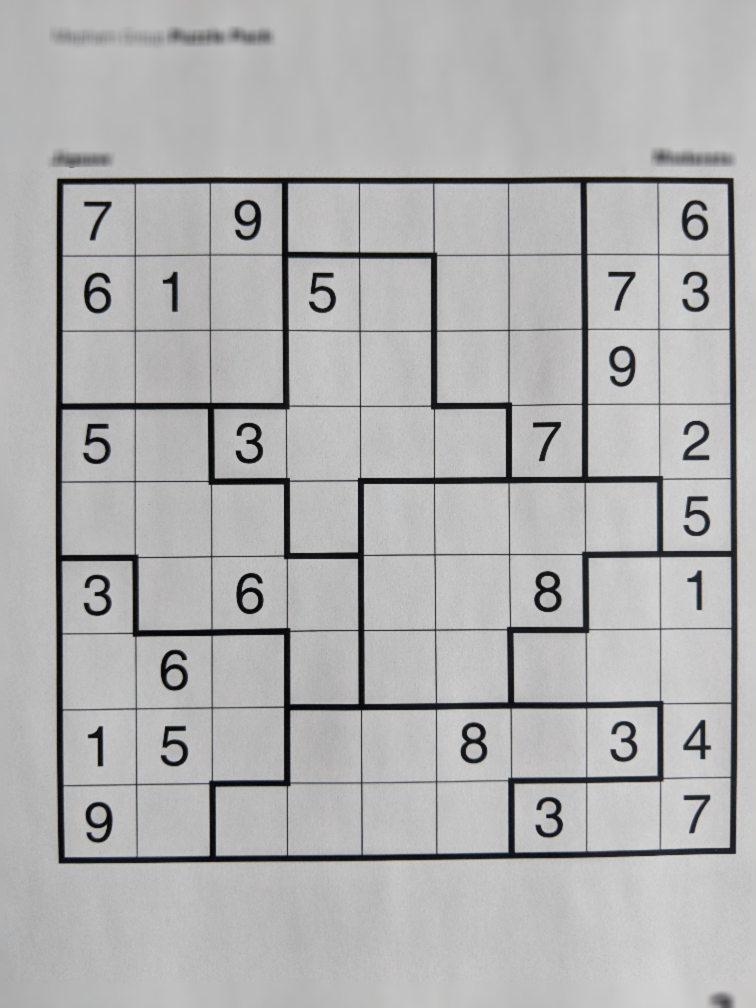
#> input picture datasets/train/jigsaw/24.jpg, 3024 x 4032 px, found by its file name (shown at 1/4 size)
$ python sudoku.py
#> lines starting #> are read from the running program, lines starting #| are printed output that depends on the picture; after the words box and inside, x2 and y2 are one past the last pixel; in counts of white or black regions, pixels touching at a corner belong together
import cv2
import numpy as np
import imutils

from os.path import join

from shapely.geometry import LineString, Point
from shapely import affinity

DEBUG_IMAGES = False


class Sudoku:
    def __init__(self):
        pass

    def resize_image(self, img, scale_percent=20):
        width = int(img.shape[1] * scale_percent / 100)
        height = int(img.shape[0] * scale_percent / 100)
        img = cv2.resize(img, (width, height), interpolation=cv2.INTER_CUBIC)
        return img

    def detect_lines(self, img, filter_non_black=True):
        gray = cv2.cvtColor(img, cv2.COLOR_BGR2GRAY)
        # edges = cv2.Canny(gray, 50, 200)
        edges = cv2.Canny(gray, 50, 200, apertureSize=3)

        if DEBUG_IMAGES:
            cv2.imshow('edges', edges)
            cv2.waitKey()

        # Remove edges for non-black regions
        if filter_non_black:
            lower_black = np.array([0, 0, 0])
            upper_black = np.array([100, 100, 100])
            black_ink_mask = cv2.inRange(img, lower_black, upper_black)
            kernel = np.ones((3, 3), np.uint8)
            black_ink_mask = cv2.dilate(black_ink_mask, kernel, iterations=3)
            edges[black_ink_mask == 0] = 0

        if DEBUG_IMAGES:
            cv2.imshow('black mask', black_ink_mask)
            cv2.waitKey()

        if DEBUG_IMAGES:
            cv2.imshow('filtered edges', edges)
            cv2.waitKey()

        kernel = np.ones((3, 3), np.uint8)
        edges = cv2.dilate(edges, kernel, iterations=3)
        # cv2.imshow('edges_dilate', edges)
        # cv2.waitKey(0)

        # kernel = np.ones((3,3),np.uint8)
        edges = cv2.erode(edges, kernel, iterations=3)
        # cv2.imshow('edges_erode', edges)
        # cv2.waitKey(0)

        lines = cv2.HoughLinesP(edges, rho=1, theta=np.pi/180, threshold=100,
                                minLineLength=300, maxLineGap=5)

        # Add Hough parameters to the detected lines
        hough_lines = []
        for line in lines:
            x1, y1, x2, y2 = line[0]
            theta = np.arctan2(y2 - y1, x1 - x2)
            theta_deg = np.rad2deg(theta)
            rho = x1 * np.sin(theta) + y1 * np.cos(theta)
            hough_lines.append([x1, y1, x2, y2, theta, theta_deg, rho])

        return hough_lines

    def merge_lines(self, lines):  # [x1, y1, x2, y2, theta, theta_deg, rho]
        # Sort lines by rho
        lines = sorted(lines, key=lambda line: line[-1])

        # print('\n\nSorted\n')
        # for line in lines:
        #     print(line)

        # Initialize all lines as ungrouped
        selected = np.zeros(len(lines), dtype=bool)

        grouped_lines = []

        # Group lines with similar rho and theta
        for it1, line1 in enumerate(lines):
            # Skip if line1 was already selected for merging
            if selected[it1]:
                continue

            # Create a new entry as a list of lines to be merged
            grouped_lines.append(np.empty((0, 7)))
            selected[it1] = True

            # Add current line as the first element in the new group
            grouped_lines[-1] = np.append(grouped_lines[-1], np.array([line1]), axis=0)

            for it2, line2 in enumerate(lines[it1+1:]):
                # Convert from relative to absolute index
                it2 = it1 + it2 + 1

                # Skip if line2 was already selected for merging
                if selected[it2]:
                    continue

                # Compare rho (must be closer than 5 pixels)
                if np.abs(line2[-1] - line1[-1]) > 5:
                    continue

                # Compare theta (must differ with at most 2 degrees)
                if np.abs(line2[-2] - line1[-2]) > 2:
                    continue

                # If all conditions are met, add line2 to the current group
                grouped_lines[-1] = np.append(grouped_lines[-1], np.array([line2]), axis=0)
                selected[it2] = True

        merged_lines = []

        for lines in grouped_lines:
            # Extract all points that represent ends of a segment
            points = np.vstack([lines[:, 0:2], lines[:, 2:4]])

            # Determine line orientation [0 - more horizontal, 1 - more vertical]
            rotation = lines[0, -2]  # theta_deg

            # Apply Q1 - Q3 and Q2 - Q4 equivallence
            if rotation > 90:
                rotation -= 180
            elif rotation < -90:
                rotation += 180

            if rotation <= 45 and rotation >= -45:  # Horizontal, pick leftmost and rightmost ends
                closest_axis = 0  # Ox
            elif rotation > 45 or rotation < -45:  # Vertical, pick uppermost and lowermost
                closest_axis = 1  # Oy

            # Find leftmost and rightmost points (or uppermost and lowermost)
            first_end_idx = points.argmin(axis=0)[closest_axis]
            second_end_idx = points.argmax(axis=0)[closest_axis]

            x1, y1 = points[first_end_idx]
            x2, y2 = points[second_end_idx]

            theta = np.arctan2(y2 - y1, x1 - x2)
            theta_deg = np.rad2deg(theta)
            rho = x1 * np.sin(theta) + y1 * np.cos(theta)
            merged_lines.append([x1, y1, x2, y2, theta, rotation, rho, closest_axis])

        return merged_lines

    def filter_lines(self, lines):
        # Remove lines that are not perpendicular on many other lines
        # Alternatively, remove lines outside the largest connected component
        filtered_lines = []
        intersection_points = []

        for it1, line1 in enumerate(lines):
            intersections = 0
            linestring1 = LineString([(line1[0], line1[1]), (line1[2], line1[3])])

            for it2, line2 in enumerate(lines):
                if it1 == it2:
                    continue

                # Skip if lines don't intersect
                linestring2 = LineString([(line2[0], line2[1]), (line2[2], line2[3])])
                if not linestring1.intersects(linestring2):
                    continue

                # Count intersections with perpendicular lines
                if np.abs(np.abs(line1[5] - line2[5]) % 180 - 90) < 3:  # theta_deg
                    intersections += 1

                # Save unique intersection points
                if it2 > it1:
                    intersection_points.append(linestring1.intersection(linestring2))

            # Keep line if it is perpendicular on many other lines
            if intersections > 3:
                filtered_lines.append(line1)

        return filtered_lines, intersection_points

    def determine_grid_rotation(self, lines):
        # Sort lines by theta
        lines = sorted(lines, key=lambda line: line[5])  # theta_deg

        grouped_lines = []
        # grouped_lines.append(np.empty((0, 8)))
        # grouped_lines[0] = np.append(grouped_lines[0], np.array([lines[0]]), axis=0)
        grouped_lines.append(np.array([lines[0]]))

        for line in lines[1:]:
            # Group lines with similar theta_deg
            if np.abs(line[5] - grouped_lines[-1][0, 5]) < 3:
                grouped_lines[-1] = np.append(grouped_lines[-1], np.array([line]), axis=0)
            else:
                grouped_lines.append(np.array([line]))

        # assert len(grouped_lines) == 2  # convert Q4 to Q2 to fix this!

        # Take the rotation on the horizontal axis
        for i in range(len(grouped_lines)):
            if grouped_lines[i][0, -1] == 0:
                grid_rotation = grouped_lines[i][:, 5].mean()
                return grid_rotation

        return 0

    # [69 lines left out: functions determine_corners, is_cell_empty, check_cells_content, not called in this run]

    def solve(self, img, filename, output_path, jiggy=False):
        img = self.resize_image(img, scale_percent=20)

        # Hough lines detection
        lines = self.detect_lines(img, filter_non_black=not jiggy)

        for line in lines:
            x1, y1, x2, y2, _, _, _ = line
            cv2.line(img, (x1, y1), (x2, y2), (255, 0, 0), 3)

        cv2.imwrite(join(output_path, '{}_sudoku_s1_hough.png'.format(filename)), img)

        # Combine lines with similar rho and theta
        merged_lines = self.merge_lines(lines)

        # Filter out lines that don't form a grid pattern (perpendicular on many other lines)
        filtered_lines, intersection_points = self.filter_lines(merged_lines)

        # Draw for easier visualization
        for line in filtered_lines:
            x1, y1, x2, y2, _, theta_deg, _, axis = line

            if np.abs(np.abs(theta_deg) % 90 - 45) < 5:
                cv2.line(img, (int(x1), int(y1)), (int(x2), int(y2)), (255, 255, 0), 3)  # ~45 degrees
            elif axis == 1:
                cv2.line(img, (int(x1), int(y1)), (int(x2), int(y2)), (0, 255, 255), 3)  # closer to vertical
            elif axis == 0:
                cv2.line(img, (int(x1), int(y1)), (int(x2), int(y2)), (0, 0, 255), 3)  # closer to horizontal

        # Mark all intersections between two lines
        for point in intersection_points:
            cv2.circle(img, (int(point.x), int(point.y)), radius=7, color=(70, 230, 70), thickness=-7)

        cv2.imwrite(join(output_path, '{}_sudoku_s2_filtered_and_dots.png'.format(filename)), img)

        try:
            horizontal_rotation = self.determine_grid_rotation(filtered_lines)
        except Exception:
            print(filename)
            return None, None

        # Rotate image around center to be aligned with Ox and Oy axes
        img = imutils.rotate(img, angle=-horizontal_rotation)

        (h, w) = img.shape[:2]
        (center_x, center_y) = (w / 2, h / 2)

        # Rotate intersection points around center to be aligned with Ox and Oy axes
        intersection_points = list(map(lambda point: affinity.rotate(point, angle=horizontal_rotation, origin=(center_x, center_y)),
                                    intersection_points))

        # Draw the new position of the intersection points over the rotated image
        # If they are aligned with the previous dots drawn, both rotations are done correctly
        # (or wrong in the same way ^^)
        for point in intersection_points:
            cv2.circle(img, (int(point.x), int(point.y)), radius=5, color=(200, 150, 70), thickness=-5)

        cv2.imwrite(join(output_path, '{}_sudoku_s3_rotated.png'.format(filename)), img)

        # Draw estimated corners
        x_topleft, y_topleft, x_botright, y_botright = self.determine_corners(intersection_points)
        cv2.circle(img, (int(x_topleft), int(y_topleft)), radius=5, color=(30, 30, 255), thickness=-5)
        cv2.circle(img, (int(x_topleft), int(y_botright)), radius=5, color=(30, 30, 255), thickness=-5)
        cv2.circle(img, (int(x_botright), int(y_botright)), radius=5, color=(30, 30, 255), thickness=-5)
        cv2.circle(img, (int(x_botright), int(y_topleft)), radius=5, color=(30, 30, 255), thickness=-5)

        cv2.imwrite(join(output_path, '{}_sudoku_s4_corners.png'.format(filename)), img)

        grid, identified_cells, black_ink_mask, detected_digits = self.check_cells_content(img, x_topleft, y_topleft, x_botright, y_botright)
        cv2.imwrite(join(output_path, '{}_sudoku_s5_cells.png'.format(filename)), identified_cells)
        cv2.imwrite(join(output_path, '{}_sudoku_s6_mask.png'.format(filename)), black_ink_mask)
        cv2.imwrite(join(output_path, '{}_sudoku_s7_digits.png'.format(filename)), detected_digits)

        return grid, detected_digits


def main():
    sudoku = Sudoku()
    img = cv2.imread('datasets/train/classic/24.jpg')
#> img is the input picture: shape (4032, 3024, 3); mean B, G, R 177.1, 176.7, 176.8
    # img = cv2.imread('assets/custom/test_lines.jpg')

    sudoku.solve(img, '24', './')
#> in detect_lines, `edges = cv2.Canny(gray, 50, 200, apertureSize=3)`:
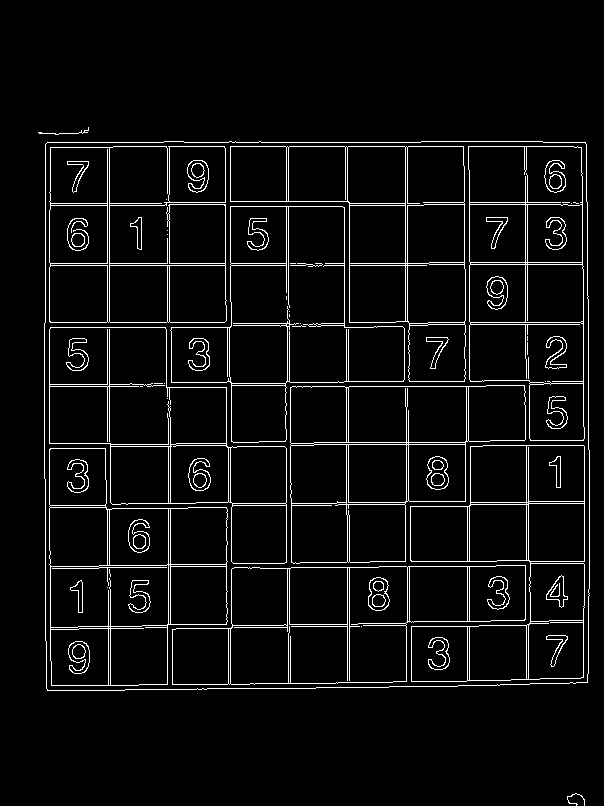
#> edges: shape (806, 604); 5.1% white in thin lines or dots, all inside (x1, y1, x2, y2) = (38, 127, 590, 806)
#> in detect_lines, `black_ink_mask = cv2.dilate(black_ink_mask, kernel, iterations=3)`:
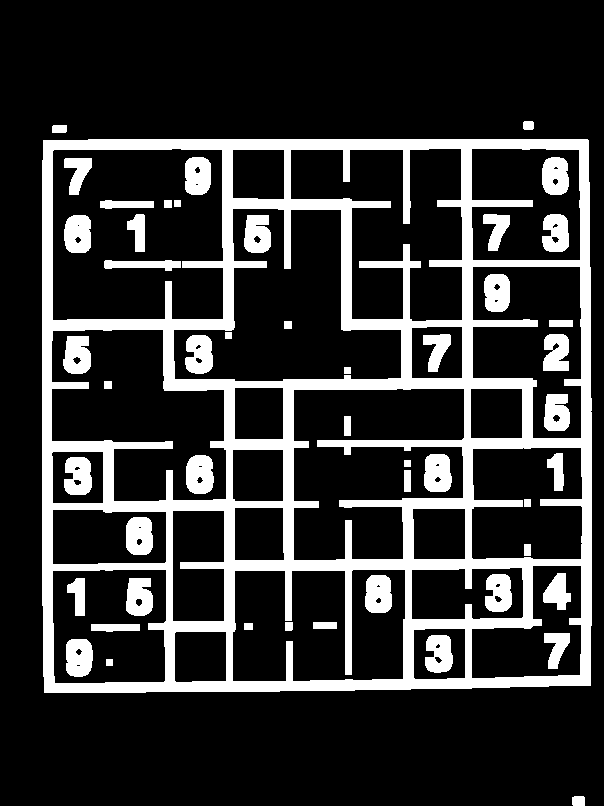
#> black_ink_mask: shape (806, 604); 19.6% white; 50 white regions, largest, box (x1, y1, x2, y2) and area: (42, 139, 592, 693) 71737, (186, 455, 214, 494) 924, (424, 454, 452, 492) 914
#> in detect_lines, `edges[black_ink_mask == 0] = 0`:
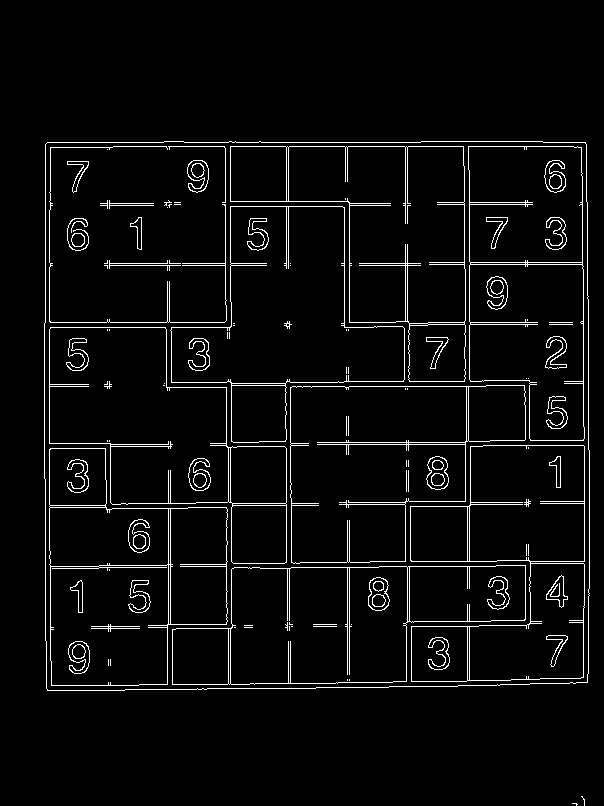
#> edges: shape (806, 604); 4.2% white in thin lines or dots, all inside (x1, y1, x2, y2) = (44, 141, 590, 806)
#> in detect_lines, `edges = cv2.dilate(edges, kernel, iterations=3)`:
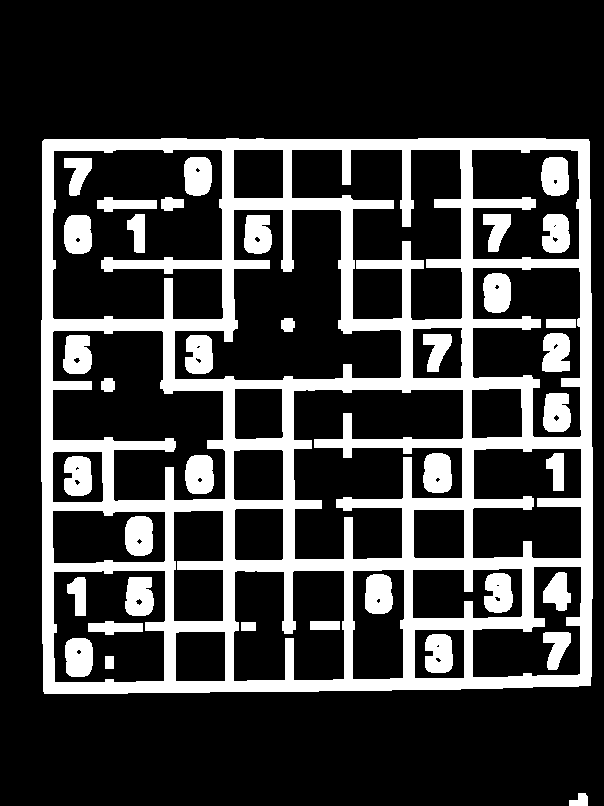
#> edges: shape (806, 604); 22.9% white; 38 white regions, largest, box (x1, y1, x2, y2) and area: (41, 138, 593, 694) 85535, (423, 453, 452, 493) 1012, (125, 516, 153, 556) 992
#> in detect_lines, `edges = cv2.erode(edges, kernel, iterations=3)`:
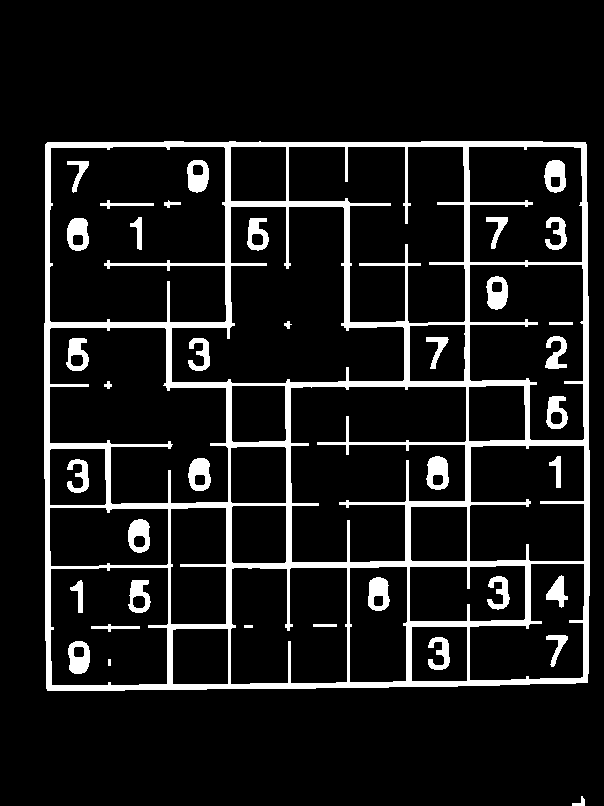
#> edges: shape (806, 604); 10.3% white; 38 white regions, largest, box (x1, y1, x2, y2) and area: (44, 141, 590, 691) 38387, (426, 456, 449, 490) 544, (368, 577, 390, 611) 529
#> in detect_lines, `lines = cv2.HoughLinesP(edges, rho=1, theta=np.pi/180, threshold=100, ..`: lines = 28 rows, first 6: [586, 682, 586, 144], [46, 688, 46, 143], [585, 682, 585, 142], [47, 689, 587, 680], [47, 143, 584, 143], [467, 588, 467, 141]
#> the loop in detect_lines, `for line in lines:` made 28 passes
#> (x1, y1, x2, y2, theta, theta_deg, rho) on passes 1 to 8: (586, 682, 586, 144, -1.57, -90, -586), (46, 688, 46, 143, -1.57, -90, -46), (585, 682, 585, 142, -1.57, -90, -585), (47, 689, 587, 680, -3.12, -179, -689.7), (47, 143, 584, 143, 3.14, 180, -143), (467, 588, 467, 141, -1.57, -90, -467), (49, 690, 49, 142, -1.57, -90, -49), (228, 688, 228, 379, -1.57, -90, -228)
#> after the loop in detect_lines, `for line in lines:`: hough_lines = 28 items
#> the loop in solve, `for line in lines:` made 28 passes
#> (line, x1, y1, x2, y2) on passes 1 to 7: ([586, 682, 586, 144, -1.57, -90, -586], 586, 682, 586, 144), ([46, 688, 46, 143, -1.57, -90, -46], 46, 688, 46, 143), ([585, 682, 585, 142, -1.57, -90, -585], 585, 682, 585, 142), ([47, 689, 587, 680, -3.12, -179, -689.7], 47, 689, 587, 680), ([47, 143, 584, 143, 3.14, 180, -143], 47, 143, 584, 143), ([467, 588, 467, 141, -1.57, -90, -467], 467, 588, 467, 141), ([49, 690, 49, 142, -1.57, -90, -49], 49, 690, 49, 142)
#> after the loop in solve, `for line in lines:`:
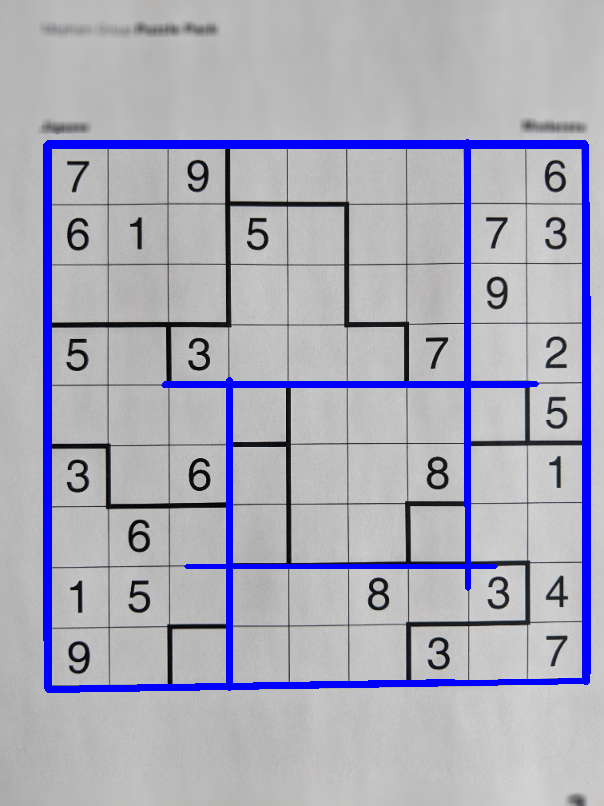
#> img: shape (806, 604, 3); mean of channels 0, 1, 2 185.9, 171.4, 171.5; drawn as B, G, R
#> the loop in merge_lines, `for it1, line1 in enumerate(lines):` made 28 passes
#> line1 on passes 1 to 8: [50, 690, 587, 681, -3.12, -179, -690.7], [47, 689, 587, 680, -3.12, -179, -689.7], [50, 688, 454, 681, -3.12, -179, -688.8], [588, 673, 588, 296, -1.57, -90, -588], [587, 682, 587, 202, -1.57, -90, -587], [586, 682, 586, 144, -1.57, -90, -586], [585, 682, 585, 142, -1.57, -90, -585], [584, 682, 584, 145, -1.57, -90, -584]
#> after the loop in merge_lines, `for it1, line1 in enumerate(lines):`: grouped_lines = 8 items; it2 = 27
#> the loop in merge_lines, `for lines in grouped_lines:` made 8 passes
#> (rotation, closest_axis, first_end_idx, second_end_idx, x1, y1, x2, y2) on passes 1 to 8: (0.96, 0, 1, 3, 47, 689, 587, 681), (-90, 1, 8, 1, 585, 142, 587, 682), (0, 0, 0, 1, 186, 566, 495, 566), (-90, 1, 3, 0, 468, 141, 468, 588), (0, 0, 0, 4, 163, 385, 536, 384), (-90, 1, 3, 0, 230, 379, 230, 688), (0, 0, 0, 5, 47, 146, 584, 146), (-90, 1, 5, 0, 49, 142, 49, 690)
#> after the loop in merge_lines, `for lines in grouped_lines:`: merged_lines = 8 items
#> the loop in filter_lines, `for it1, line1 in enumerate(lines):` made 8 passes
#> line1 on passes 1 to 8: [47, 689, 587, 681, -3.13, 0.96, -689.6, 0], [585, 142, 587, 682, 1.57, -90, 584.5, 1], [186, 566, 495, 566, 3.14, 0, -566, 0], [468, 141, 468, 588, 1.57, -90, 468, 1], [163, 385, 536, 384, -3.14, 0, -385.4, 0], [230, 379, 230, 688, 1.57, -90, 230, 1], [47, 146, 584, 146, 3.14, 0, -146, 0], [49, 142, 49, 690, 1.57, -90, 49, 1]
#> after the loop in filter_lines, `for it1, line1 in enumerate(lines):`: filtered_lines = []; intersection_points = 9 items
#> in solve, `filtered_lines, intersection_points = self.filter_lines(merged_lines)`: filtered_lines = []; intersection_points = 9 items
#> the loop in solve, `for point in intersection_points:` made 9 passes
#> after the loop in solve, `for point in intersection_points:`:
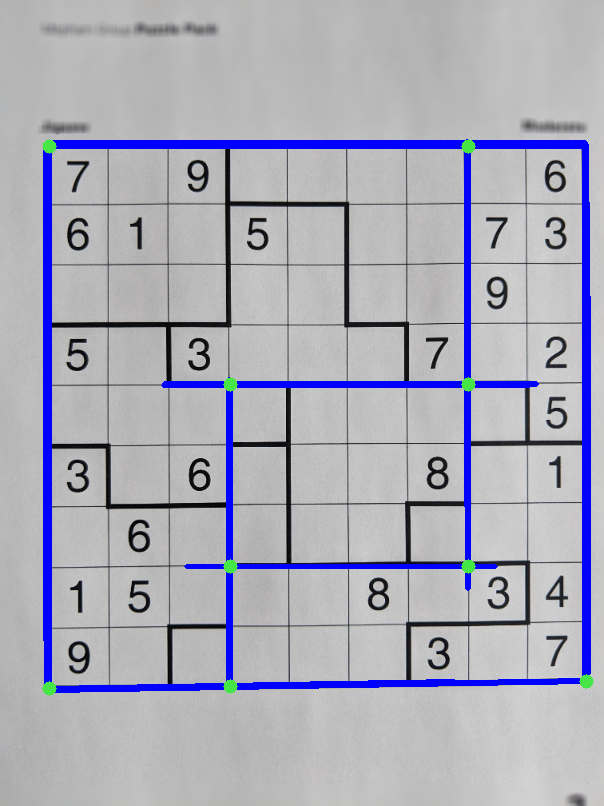
#> img: shape (806, 604, 3); 0.28% of pixels changed, all inside (x1, y1, x2, y2) = (42, 139, 594, 696); drawn as B, G, R
#> in determine_grid_rotation, `lines = sorted(lines, key=lambda line: line[5])`: lines = []


if __name__ == '__main__':
    main()
